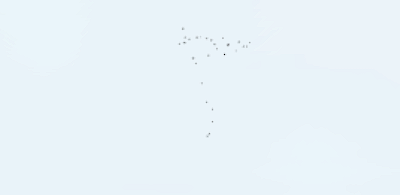
#> input picture test2.png, 400 x 195 px
$ python analyze_spray.py
#> lines starting #> are read from the running program, lines starting #| are printed output that depends on the picture; after the words box and inside, x2 and y2 are one past the last pixel; in counts of white or black regions, pixels touching at a corner belong together; long printed decimals are rounded
import os
from PIL import ImageGrab
import cv2
import numpy as np
import time

IMG_PATH = r"E:\teachme2spray\pics\test.png"
IMG_DIR = r"E:\teachme2spray\pics"

def grab_spray_screenshot():
    pil_screenshot = ImageGrab.grab(bbox = (2550, 280, 2950, 475))
    screenshot_to_numpy = np.array(pil_screenshot.getdata(), dtype='uint8').reshape((pil_screenshot.size[1], pil_screenshot.size[0],3))
    return screenshot_to_numpy


# [7 lines of commented-out code are left out]

img = cv2.imread("test2.png")
#> img is the input picture: shape (195, 400, 3); mean B, G, R 249, 243.1, 233.3
orig_img = img
img = cv2.cvtColor(img, cv2.COLOR_BGR2BGRA)
#> img: shape (195, 400, 4)
original_img = img
#img = cv2.GaussianBlur(img, (5,5), 0)
img = cv2.Canny(img, threshold1=50, threshold2=100)
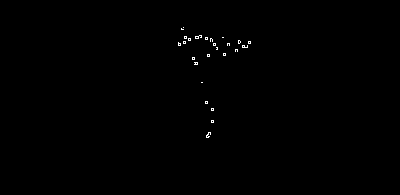
#> img: shape (195, 400); 0.26% white in thin lines or dots, all inside (x1, y1, x2, y2) = (178, 27, 251, 138)
# cv2.imshow('window', img)
# cv2.waitKey(0)
# cv2.destroyAllWindows()


contours, heigharchy = cv2.findContours(img, cv2.RETR_EXTERNAL, cv2.CHAIN_APPROX_NONE)
#> contours = 26 contours, all with area under 20; heigharchy = 26 rows, first 6: [1, -1, -1, -1], [2, 0, -1, -1], [3, 1, -1, -1], [4, 2, -1, -1], [5, 3, -1, -1], [6, 4, -1, -1]


# cv2.imshow('window', threshed)
# cv2.waitKey(0)
# cv2.destroyAllWindows()

s1 = 1
s2 = 25

xcnts = []


# for cnt in cnts:
#     if s1 < cv2.contourArea(cnt) < s2:
#         xcnts.append(cnt)
def distance(point_one, point_two):
    return ((point_one[0] - point_two[0]) ** 2 +
            (point_one[1] - point_two[1]) ** 2) ** 0.5


def total_distance(points):
    return sum(distance(p1, p2) for p1, p2 in zip(points, points[1:]))


print(len(contours))
#| 26
centers = []
for cnt in contours:
    x,y,w,h = cv2.boundingRect(cnt)
    center = [x+w/2, y+h/2]
    centers.append(center)
#> this loop made 26 passes
#> (x, y, w, h, center) on passes 1, 2, 3, 4, 6, 7, 8, 9, 10, 11, 12, 13: (206, 132, 5, 6, [208.5, 135]), (211, 120, 3, 3, [212.5, 121.5]), (211, 108, 3, 3, [212.5, 109.5]), (205, 101, 3, 3, [206.5, 102.5]), (194, 62, 4, 3, [196, 63.5]), (192, 57, 3, 3, [193.5, 58.5]), (207, 54, 3, 3, [208.5, 55.5]), (223, 53, 3, 3, [224.5, 54.5]), (235, 49, 3, 3, [236.5, 50.5]), (216, 47, 2, 3, [217, 48.5]), (242, 45, 6, 3, [245, 46.5]), (227, 43, 3, 3, [228.5, 44.5])
#> (cnt, x, y, w, h, center) on passes 5, 21: ([[201, 82], [202, 82]], 201, 82, 2, 1, [202, 82.5]), ([[222, 37], [223, 37]], 222, 37, 2, 1, [223, 37.5])
#> after the loop, centers = 26 pairs, first value 179.5 to 249.5, second value 27.5 to 135

print("TOTAL DIST", total_distance(centers))
#| TOTAL DIST 582.500

# [15 lines of commented-out code are left out]
